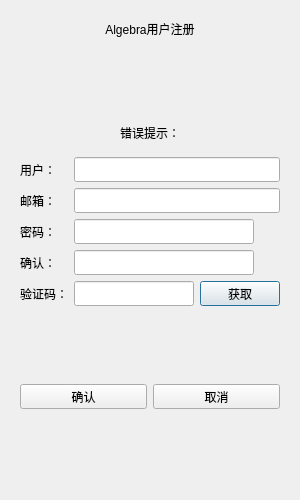
<?xml version="1.0" encoding="UTF-8"?>
<ui version="4.0">
 <class>RegisterDialog</class>
 <widget class="QDialog" name="RegisterDialog">
  <property name="geometry">
   <rect>
    <x>0</x>
    <y>0</y>
    <width>300</width>
    <height>500</height>
   </rect>
  </property>
  <property name="minimumSize">
   <size>
    <width>300</width>
    <height>500</height>
   </size>
  </property>
  <property name="maximumSize">
   <size>
    <width>300</width>
    <height>500</height>
   </size>
  </property>
  <property name="windowTitle">
   <string>Dialog</string>
  </property>
  <layout class="QVBoxLayout" name="verticalLayout_2">
   <item>
    <layout class="QVBoxLayout" name="verticalLayout">
     <item>
      <widget class="QStackedWidget" name="stackedWidget">
       <property name="currentIndex">
        <number>0</number>
       </property>
       <widget class="QWidget" name="page">
        <layout class="QVBoxLayout" name="verticalLayout_3">
         <item>
          <widget class="QLabel" name="label">
           <property name="text">
            <string>Algebra用户注册</string>
           </property>
           <property name="alignment">
            <set>Qt::AlignCenter</set>
           </property>
          </widget>
         </item>
         <item>
          <spacer name="verticalSpacer">
           <property name="orientation">
            <enum>Qt::Vertical</enum>
           </property>
           <property name="sizeHint" stdset="0">
            <size>
             <width>20</width>
             <height>40</height>
            </size>
           </property>
          </spacer>
         </item>
         <item>
          <widget class="QWidget" name="widget" native="true">
           <layout class="QVBoxLayout" name="verticalLayout_4">
            <item>
             <widget class="QLabel" name="err_tip">
              <property name="text">
               <string>错误提示：</string>
              </property>
              <property name="alignment">
               <set>Qt::AlignCenter</set>
              </property>
             </widget>
            </item>
           </layout>
          </widget>
         </item>
         <item>
          <layout class="QFormLayout" name="registration_form">
           <property name="fieldGrowthPolicy">
            <enum>QFormLayout::AllNonFixedFieldsGrow</enum>
           </property>
           <item row="0" column="0">
            <widget class="QLabel" name="user_label">
             <property name="minimumSize">
              <size>
               <width>0</width>
               <height>25</height>
              </size>
             </property>
             <property name="maximumSize">
              <size>
               <width>16777215</width>
               <height>25</height>
              </size>
             </property>
             <property name="baseSize">
              <size>
               <width>0</width>
               <height>25</height>
              </size>
             </property>
             <property name="text">
              <string>用户：</string>
             </property>
            </widget>
           </item>
           <item row="0" column="1">
            <widget class="QLineEdit" name="user_edit">
             <property name="inputRole" stdset="0">
              <string notr="true">form</string>
             </property>
             <property name="minimumSize">
              <size>
               <width>0</width>
               <height>25</height>
              </size>
             </property>
             <property name="maximumSize">
              <size>
               <width>16777215</width>
               <height>25</height>
              </size>
             </property>
            </widget>
           </item>
           <item row="1" column="0">
            <widget class="QLabel" name="email_label">
             <property name="minimumSize">
              <size>
               <width>0</width>
               <height>25</height>
              </size>
             </property>
             <property name="maximumSize">
              <size>
               <width>16777215</width>
               <height>25</height>
              </size>
             </property>
             <property name="text">
              <string>邮箱：</string>
             </property>
            </widget>
           </item>
           <item row="1" column="1">
            <widget class="QLineEdit" name="email_edit">
             <property name="inputRole" stdset="0">
              <string notr="true">form</string>
             </property>
             <property name="minimumSize">
              <size>
               <width>0</width>
               <height>25</height>
              </size>
             </property>
             <property name="maximumSize">
              <size>
               <width>16777215</width>
               <height>25</height>
              </size>
             </property>
            </widget>
           </item>
           <item row="2" column="0">
            <widget class="QLabel" name="pass_label">
             <property name="minimumSize">
              <size>
               <width>0</width>
               <height>25</height>
              </size>
             </property>
             <property name="maximumSize">
              <size>
               <width>16777215</width>
               <height>25</height>
              </size>
             </property>
             <property name="text">
              <string>密码：</string>
             </property>
            </widget>
           </item>
           <item row="2" column="1">
            <layout class="QHBoxLayout" name="horizontalLayout_4">
             <item>
              <widget class="QLineEdit" name="pass_edit">
               <property name="inputRole" stdset="0">
                <string notr="true">form</string>
               </property>
               <property name="minimumSize">
                <size>
                 <width>0</width>
                 <height>25</height>
                </size>
               </property>
               <property name="maximumSize">
                <size>
                 <width>16777215</width>
                 <height>25</height>
                </size>
               </property>
              </widget>
             </item>
             <item>
              <widget class="ClickedLabel" name="pass_visible">
               <property name="minimumSize">
                <size>
                 <width>20</width>
                 <height>20</height>
                </size>
               </property>
               <property name="maximumSize">
                <size>
                 <width>20</width>
                 <height>20</height>
                </size>
               </property>
               <property name="text">
                <string />
               </property>
              </widget>
             </item>
            </layout>
           </item>
           <item row="3" column="0">
            <widget class="QLabel" name="confirm_label">
             <property name="minimumSize">
              <size>
               <width>0</width>
               <height>25</height>
              </size>
             </property>
             <property name="maximumSize">
              <size>
               <width>16777215</width>
               <height>25</height>
              </size>
             </property>
             <property name="text">
              <string>确认：</string>
             </property>
            </widget>
           </item>
           <item row="3" column="1">
            <layout class="QHBoxLayout" name="horizontalLayout_5">
             <item>
              <widget class="QLineEdit" name="confirm_edit">
               <property name="inputRole" stdset="0">
                <string notr="true">form</string>
               </property>
               <property name="minimumSize">
                <size>
                 <width>0</width>
                 <height>25</height>
                </size>
               </property>
               <property name="maximumSize">
                <size>
                 <width>16777215</width>
                 <height>25</height>
                </size>
               </property>
              </widget>
             </item>
             <item>
              <widget class="ClickedLabel" name="confirm_visible">
               <property name="minimumSize">
                <size>
                 <width>20</width>
                 <height>20</height>
                </size>
               </property>
               <property name="maximumSize">
                <size>
                 <width>20</width>
                 <height>20</height>
                </size>
               </property>
               <property name="text">
                <string />
               </property>
              </widget>
             </item>
            </layout>
           </item>
           <item row="4" column="0">
            <widget class="QLabel" name="verify_label">
             <property name="minimumSize">
              <size>
               <width>0</width>
               <height>25</height>
              </size>
             </property>
             <property name="maximumSize">
              <size>
               <width>16777215</width>
               <height>25</height>
              </size>
             </property>
             <property name="text">
              <string>验证码：</string>
             </property>
            </widget>
           </item>
           <item row="4" column="1">
            <layout class="QHBoxLayout" name="horizontalLayout_6">
             <item>
              <widget class="QLineEdit" name="verify_edit">
               <property name="inputRole" stdset="0">
                <string notr="true">form</string>
               </property>
               <property name="minimumSize">
                <size>
                 <width>0</width>
                 <height>25</height>
                </size>
               </property>
               <property name="maximumSize">
                <size>
                 <width>16777215</width>
                 <height>25</height>
                </size>
               </property>
              </widget>
             </item>
             <item>
              <widget class="TimerBtn" name="get_code">
               <property name="buttonRole" stdset="0">
                <string notr="true">verification</string>
               </property>
               <property name="minimumSize">
                <size>
                 <width>0</width>
                 <height>25</height>
                </size>
               </property>
               <property name="maximumSize">
                <size>
                 <width>16777215</width>
                 <height>25</height>
                </size>
               </property>
               <property name="text">
                <string>获取</string>
               </property>
              </widget>
             </item>
            </layout>
           </item>
          </layout>
         </item>
         <item>
          <spacer name="verticalSpacer_3">
           <property name="orientation">
            <enum>Qt::Vertical</enum>
           </property>
           <property name="sizeHint" stdset="0">
            <size>
             <width>20</width>
             <height>40</height>
            </size>
           </property>
          </spacer>
         </item>
         <item>
          <layout class="QHBoxLayout" name="horizontalLayout_7">
           <item>
            <widget class="QPushButton" name="confirm_btn">
             <property name="buttonRole" stdset="0"><string notr="true">primary</string></property>
             <property name="minimumSize">
              <size>
               <width>0</width>
               <height>25</height>
              </size>
             </property>
             <property name="maximumSize">
              <size>
               <width>16777215</width>
               <height>25</height>
              </size>
             </property>
             <property name="text">
              <string>确认</string>
             </property>
            </widget>
           </item>
           <item>
            <widget class="QPushButton" name="cancel_btn">
             <property name="buttonRole" stdset="0"><string notr="true">secondary</string></property>
             <property name="minimumSize">
              <size>
               <width>0</width>
               <height>25</height>
              </size>
             </property>
             <property name="maximumSize">
              <size>
               <width>16777215</width>
               <height>25</height>
              </size>
             </property>
             <property name="text">
              <string>取消</string>
             </property>
            </widget>
           </item>
          </layout>
         </item>
         <item>
          <spacer name="verticalSpacer_2">
           <property name="orientation">
            <enum>Qt::Vertical</enum>
           </property>
           <property name="sizeHint" stdset="0">
            <size>
             <width>20</width>
             <height>40</height>
            </size>
           </property>
          </spacer>
         </item>
        </layout>
       </widget>
       <widget class="QWidget" name="page_2">
        <layout class="QVBoxLayout" name="verticalLayout_5">
         <item>
          <spacer name="verticalSpacer_5">
           <property name="orientation">
            <enum>Qt::Vertical</enum>
           </property>
           <property name="sizeHint" stdset="0">
            <size>
             <width>20</width>
             <height>40</height>
            </size>
           </property>
          </spacer>
         </item>
         <item>
          <widget class="QLabel" name="tip_label">
           <property name="text">
            <string>注册成功：5s后返回登录</string>
           </property>
           <property name="alignment">
            <set>Qt::AlignCenter</set>
           </property>
          </widget>
         </item>
         <item>
          <widget class="QLabel" name="tip2_label">
           <property name="text">
            <string>可点击返回按钮直接返回登录界面</string>
           </property>
           <property name="alignment">
            <set>Qt::AlignCenter</set>
           </property>
          </widget>
         </item>
         <item>
          <spacer name="verticalSpacer_4">
           <property name="orientation">
            <enum>Qt::Vertical</enum>
           </property>
           <property name="sizeHint" stdset="0">
            <size>
             <width>20</width>
             <height>40</height>
            </size>
           </property>
          </spacer>
         </item>
         <item>
          <widget class="QWidget" name="widget_2" native="true">
           <layout class="QHBoxLayout" name="horizontalLayout_2">
            <item>
             <spacer name="horizontalSpacer">
              <property name="orientation">
               <enum>Qt::Horizontal</enum>
              </property>
              <property name="sizeHint" stdset="0">
               <size>
                <width>40</width>
                <height>20</height>
               </size>
              </property>
             </spacer>
            </item>
            <item>
             <widget class="QPushButton" name="return_btn">
              <property name="buttonRole" stdset="0"><string notr="true">primary</string></property>
              <property name="maximumSize">
               <size>
                <width>16777215</width>
                <height>25</height>
               </size>
              </property>
              <property name="text">
               <string>返回登录</string>
              </property>
             </widget>
            </item>
            <item>
             <spacer name="horizontalSpacer_2">
              <property name="orientation">
               <enum>Qt::Horizontal</enum>
              </property>
              <property name="sizeHint" stdset="0">
               <size>
                <width>40</width>
                <height>20</height>
               </size>
              </property>
             </spacer>
            </item>
           </layout>
          </widget>
         </item>
         <item>
          <spacer name="verticalSpacer_6">
           <property name="orientation">
            <enum>Qt::Vertical</enum>
           </property>
           <property name="sizeHint" stdset="0">
            <size>
             <width>20</width>
             <height>40</height>
            </size>
           </property>
          </spacer>
         </item>
        </layout>
       </widget>
      </widget>
     </item>
    </layout>
   </item>
  </layout>
 </widget>
 <customwidgets>
  <customwidget>
   <class>ClickedLabel</class>
   <extends>QLabel</extends>
   <header location="global">widgets/clickedlabel.h</header>
  </customwidget>
  <customwidget>
   <class>TimerBtn</class>
   <extends>QPushButton</extends>
   <header location="global">widgets/timerbtn.h</header>
  </customwidget>
 </customwidgets>
 <resources/>
 <connections/>
</ui>
